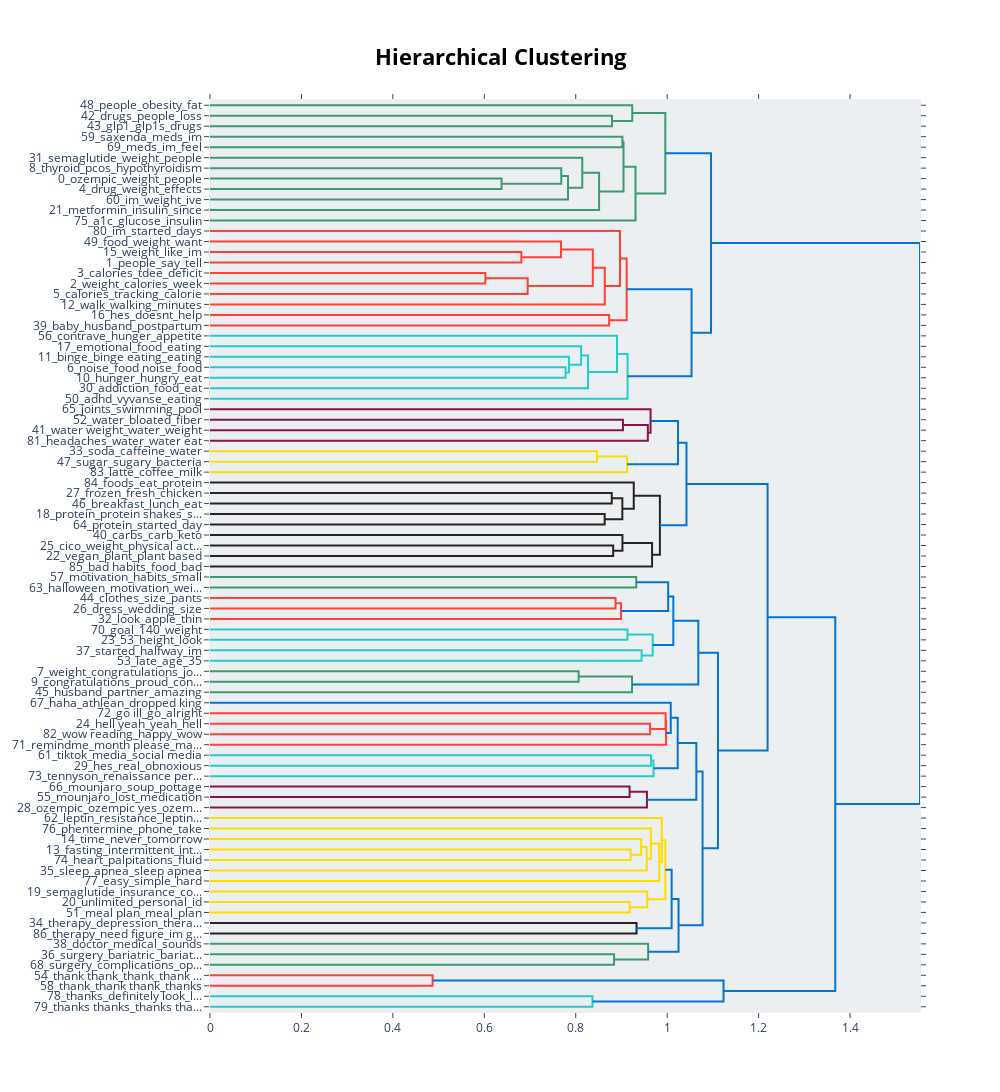

Notebook code for this chart:
### Code cell
model.visualize_hierarchy()

### Figure 1 — Plotly figure (JSON) as saved in the notebook; plotly's stock layout.template omitted (floating-point values rounded to 4 significant figures)
{"data": [{"hoverinfo": "text", "marker": {"color": "rgb(61,153,112)"}, "mode": "lines", "type": "scatter", "x": [0.0, 0.8793, 0.8793, 0.0], "xaxis": "x", "y": [-15.0, -15.0, -25.0, -25.0], "yaxis": "y"}, {"hoverinfo": "text", "marker": {"color": "rgb(61,153,112)"}, "mode": "lines", "type": "scatter", "x": [0.0, 0.9236, 0.9236, 0.8793], "xaxis": "x", "y": [-5.0, -5.0, -20.0, -20.0], "yaxis": "y"}, {"hoverinfo": "text", "marker": {"color": "rgb(61,153,112)"}, "mode": "lines", "type": "scatter", "x": [0.0, 0.902, 0.902, 0.0], "xaxis": "x", "y": [-35.0, -35.0, -45.0, -45.0], "yaxis": "y"}, {"hoverinfo": "text", "marker": {"color": "rgb(61,153,112)"}, "mode": "lines", "type": "scatter", "x": [0.0, 0.6377, 0.6377, 0.0], "xaxis": "x", "y": [-75.0, -75.0, -85.0, -85.0], "yaxis": "y"}, {"hoverinfo": "text", "marker": {"color": "rgb(61,153,112)"}, "mode": "lines", "type": "scatter", "x": [0.0, 0.7683, 0.7683, 0.6377], "xaxis": "x", "y": [-65.0, -65.0, -80.0, -80.0], "yaxis": "y"}, {"hoverinfo": "text", "marker": {"color": "rgb(61,153,112)"}, "mode": "lines", "type": "scatter", "x": [0.7683, 0.7831, 0.7831, 0.0], "xaxis": "x", "y": [-72.5, -72.5, -95.0, -95.0], "yaxis": "y"}, {"hoverinfo": "text", "marker": {"color": "rgb(61,153,112)"}, "mode": "lines", "type": "scatter", "x": [0.0, 0.8143, 0.8143, 0.7831], "xaxis": "x", "y": [-55.0, -55.0, -83.75, -83.75], "yaxis": "y"}, {"hoverinfo": "text", "marker": {"color": "rgb(61,153,112)"}, "mode": "lines", "type": "scatter", "x": [0.8143, 0.8511, 0.8511, 0.0], "xaxis": "x", "y": [-69.38, -69.38, -105.0, -105.0], "yaxis": "y"}, {"hoverinfo": "text", "marker": {"color": "rgb(61,153,112)"}, "mode": "lines", "type": "scatter", "x": [0.902, 0.9045, 0.9045, 0.8511], "xaxis": "x", "y": [-40.0, -40.0, -87.19, -87.19], "yaxis": "y"}, {"hoverinfo": "text", "marker": {"color": "rgb(61,153,112)"}, "mode": "lines", "type": "scatter", "x": [0.9045, 0.9308, 0.9308, 0.0], "xaxis": "x", "y": [-63.59, -63.59, -115.0, -115.0], "yaxis": "y"}, {"hoverinfo": "text", "marker": {"color": "rgb(61,153,112)"}, "mode": "lines", "type": "scatter", "x": [0.9236, 0.9959, 0.9959, 0.9308], "xaxis": "x", "y": [-12.5, -12.5, -89.3, -89.3], "yaxis": "y"}, {"hoverinfo": "text", "marker": {"color": "rgb(255,65,54)"}, "mode": "lines", "type": "scatter", "x": [0.0, 0.681, 0.681, 0.0], "xaxis": "x", "y": [-145.0, -145.0, -155.0, -155.0], "yaxis": "y"}, {"hoverinfo": "text", "marker": {"color": "rgb(255,65,54)"}, "mode": "lines", "type": "scatter", "x": [0.0, 0.7678, 0.7678, 0.681], "xaxis": "x", "y": [-135.0, -135.0, -150.0, -150.0], "yaxis": "y"}, {"hoverinfo": "text", "marker": {"color": "rgb(255,65,54)"}, "mode": "lines", "type": "scatter", "x": [0.0, 0.6023, 0.6023, 0.0], "xaxis": "x", "y": [-165.0, -165.0, -175.0, -175.0], "yaxis": "y"}, {"hoverinfo": "text", "marker": {"color": "rgb(255,65,54)"}, "mode": "lines", "type": "scatter", "x": [0.6023, 0.6949, 0.6949, 0.0], "xaxis": "x", "y": [-170.0, -170.0, -185.0, -185.0], "yaxis": "y"}, {"hoverinfo": "text", "marker": {"color": "rgb(255,65,54)"}, "mode": "lines", "type": "scatter", "x": [0.7678, 0.8373, 0.8373, 0.6949], "xaxis": "x", "y": [-142.5, -142.5, -177.5, -177.5], "yaxis": "y"}, {"hoverinfo": "text", "marker": {"color": "rgb(255,65,54)"}, "mode": "lines", "type": "scatter", "x": [0.8373, 0.8635, 0.8635, 0.0], "xaxis": "x", "y": [-160.0, -160.0, -195.0, -195.0], "yaxis": "y"}, {"hoverinfo": "text", "marker": {"color": "rgb(255,65,54)"}, "mode": "lines", "type": "scatter", "x": [0.0, 0.8968, 0.8968, 0.8635], "xaxis": "x", "y": [-125.0, -125.0, -177.5, -177.5], "yaxis": "y"}, {"hoverinfo": "text", "marker": {"color": "rgb(255,65,54)"}, "mode": "lines", "type": "scatter", "x": [0.0, 0.8731, 0.8731, 0.0], "xaxis": "x", "y": [-205.0, -205.0, -215.0, -215.0], "yaxis": "y"}, {"hoverinfo": "text", "marker": {"color": "rgb(255,65,54)"}, "mode": "lines", "type": "scatter", "x": [0.8968, 0.9114, 0.9114, 0.8731], "xaxis": "x", "y": [-151.2, -151.2, -210.0, -210.0], "yaxis": "y"}, {"hoverinfo": "text", "marker": {"color": "rgb(35,205,205)"}, "mode": "lines", "type": "scatter", "x": [0.0, 0.7778, 0.7778, 0.0], "xaxis": "x", "y": [-255.0, -255.0, -265.0, -265.0], "yaxis": "y"}, {"hoverinfo": "text", "marker": {"color": "rgb(35,205,205)"}, "mode": "lines", "type": "scatter", "x": [0.0, 0.7852, 0.7852, 0.7778], "xaxis": "x", "y": [-245.0, -245.0, -260.0, -260.0], "yaxis": "y"}, {"hoverinfo": "text", "marker": {"color": "rgb(35,205,205)"}, "mode": "lines", "type": "scatter", "x": [0.0, 0.8118, 0.8118, 0.7852], "xaxis": "x", "y": [-235.0, -235.0, -252.5, -252.5], "yaxis": "y"}, {"hoverinfo": "text", "marker": {"color": "rgb(35,205,205)"}, "mode": "lines", "type": "scatter", "x": [0.8118, 0.8269, 0.8269, 0.0], "xaxis": "x", "y": [-243.8, -243.8, -275.0, -275.0], "yaxis": "y"}, {"hoverinfo": "text", "marker": {"color": "rgb(35,205,205)"}, "mode": "lines", "type": "scatter", "x": [0.0, 0.8902, 0.8902, 0.8269], "xaxis": "x", "y": [-225.0, -225.0, -259.4, -259.4], "yaxis": "y"}, {"hoverinfo": "text", "marker": {"color": "rgb(35,205,205)"}, "mode": "lines", "type": "scatter", "x": [0.8902, 0.9134, 0.9134, 0.0], "xaxis": "x", "y": [-242.2, -242.2, -285.0, -285.0], "yaxis": "y"}, {"hoverinfo": "text", "marker": {"color": "rgb(0,116,217)"}, "mode": "lines", "type": "scatter", "x": [0.9114, 1.053, 1.053, 0.9134], "xaxis": "x", "y": [-180.6, -180.6, -263.6, -263.6], "yaxis": "y"}, {"hoverinfo": "text", "marker": {"color": "rgb(0,116,217)"}, "mode": "lines", "type": "scatter", "x": [0.9959, 1.096, 1.096, 1.053], "xaxis": "x", "y": [-50.9, -50.9, -222.1, -222.1], "yaxis": "y"}, {"hoverinfo": "text", "marker": {"color": "rgb(133,20,75)"}, "mode": "lines", "type": "scatter", "x": [0.0, 0.9032, 0.9032, 0.0], "xaxis": "x", "y": [-305.0, -305.0, -315.0, -315.0], "yaxis": "y"}, {"hoverinfo": "text", "marker": {"color": "rgb(133,20,75)"}, "mode": "lines", "type": "scatter", "x": [0.9032, 0.9577, 0.9577, 0.0], "xaxis": "x", "y": [-310.0, -310.0, -325.0, -325.0], "yaxis": "y"}, {"hoverinfo": "text", "marker": {"color": "rgb(133,20,75)"}, "mode": "lines", "type": "scatter", "x": [0.0, 0.9637, 0.9637, 0.9577], "xaxis": "x", "y": [-295.0, -295.0, -317.5, -317.5], "yaxis": "y"}, {"hoverinfo": "text", "marker": {"color": "rgb(255,220,0)"}, "mode": "lines", "type": "scatter", "x": [0.0, 0.8465, 0.8465, 0.0], "xaxis": "x", "y": [-335.0, -335.0, -345.0, -345.0], "yaxis": "y"}, {"hoverinfo": "text", "marker": {"color": "rgb(255,220,0)"}, "mode": "lines", "type": "scatter", "x": [0.8465, 0.9124, 0.9124, 0.0], "xaxis": "x", "y": [-340.0, -340.0, -355.0, -355.0], "yaxis": "y"}, {"hoverinfo": "text", "marker": {"color": "rgb(0,116,217)"}, "mode": "lines", "type": "scatter", "x": [0.9637, 1.024, 1.024, 0.9124], "xaxis": "x", "y": [-306.2, -306.2, -347.5, -347.5], "yaxis": "y"}, {"hoverinfo": "text", "marker": {"color": "rgb(40,35,35)"}, "mode": "lines", "type": "scatter", "x": [0.0, 0.8787, 0.8787, 0.0], "xaxis": "x", "y": [-375.0, -375.0, -385.0, -385.0], "yaxis": "y"}, {"hoverinfo": "text", "marker": {"color": "rgb(40,35,35)"}, "mode": "lines", "type": "scatter", "x": [0.0, 0.8633, 0.8633, 0.0], "xaxis": "x", "y": [-395.0, -395.0, -405.0, -405.0], "yaxis": "y"}, {"hoverinfo": "text", "marker": {"color": "rgb(40,35,35)"}, "mode": "lines", "type": "scatter", "x": [0.8787, 0.902, 0.902, 0.8633], "xaxis": "x", "y": [-380.0, -380.0, -400.0, -400.0], "yaxis": "y"}, {"hoverinfo": "text", "marker": {"color": "rgb(40,35,35)"}, "mode": "lines", "type": "scatter", "x": [0.0, 0.9269, 0.9269, 0.902], "xaxis": "x", "y": [-365.0, -365.0, -390.0, -390.0], "yaxis": "y"}, {"hoverinfo": "text", "marker": {"color": "rgb(40,35,35)"}, "mode": "lines", "type": "scatter", "x": [0.0, 0.8819, 0.8819, 0.0], "xaxis": "x", "y": [-425.0, -425.0, -435.0, -435.0], "yaxis": "y"}, {"hoverinfo": "text", "marker": {"color": "rgb(40,35,35)"}, "mode": "lines", "type": "scatter", "x": [0.0, 0.9021, 0.9021, 0.8819], "xaxis": "x", "y": [-415.0, -415.0, -430.0, -430.0], "yaxis": "y"}, {"hoverinfo": "text", "marker": {"color": "rgb(40,35,35)"}, "mode": "lines", "type": "scatter", "x": [0.9021, 0.9669, 0.9669, 0.0], "xaxis": "x", "y": [-422.5, -422.5, -445.0, -445.0], "yaxis": "y"}, {"hoverinfo": "text", "marker": {"color": "rgb(40,35,35)"}, "mode": "lines", "type": "scatter", "x": [0.9269, 0.9841, 0.9841, 0.9669], "xaxis": "x", "y": [-377.5, -377.5, -433.8, -433.8], "yaxis": "y"}, {"hoverinfo": "text", "marker": {"color": "rgb(0,116,217)"}, "mode": "lines", "type": "scatter", "x": [1.024, 1.042, 1.042, 0.9841], "xaxis": "x", "y": [-326.9, -326.9, -405.6, -405.6], "yaxis": "y"}, {"hoverinfo": "text", "marker": {"color": "rgb(61,153,112)"}, "mode": "lines", "type": "scatter", "x": [0.0, 0.9323, 0.9323, 0.0], "xaxis": "x", "y": [-455.0, -455.0, -465.0, -465.0], "yaxis": "y"}, {"hoverinfo": "text", "marker": {"color": "rgb(255,65,54)"}, "mode": "lines", "type": "scatter", "x": [0.0, 0.8871, 0.8871, 0.0], "xaxis": "x", "y": [-475.0, -475.0, -485.0, -485.0], "yaxis": "y"}, {"hoverinfo": "text", "marker": {"color": "rgb(255,65,54)"}, "mode": "lines", "type": "scatter", "x": [0.8871, 0.8991, 0.8991, 0.0], "xaxis": "x", "y": [-480.0, -480.0, -495.0, -495.0], "yaxis": "y"}, {"hoverinfo": "text", "marker": {"color": "rgb(0,116,217)"}, "mode": "lines", "type": "scatter", "x": [0.9323, 1.002, 1.002, 0.8991], "xaxis": "x", "y": [-460.0, -460.0, -487.5, -487.5], "yaxis": "y"}, {"hoverinfo": "text", "marker": {"color": "rgb(35,205,205)"}, "mode": "lines", "type": "scatter", "x": [0.0, 0.9131, 0.9131, 0.0], "xaxis": "x", "y": [-505.0, -505.0, -515.0, -515.0], "yaxis": "y"}, {"hoverinfo": "text", "marker": {"color": "rgb(35,205,205)"}, "mode": "lines", "type": "scatter", "x": [0.0, 0.944, 0.944, 0.0], "xaxis": "x", "y": [-525.0, -525.0, -535.0, -535.0], "yaxis": "y"}, {"hoverinfo": "text", "marker": {"color": "rgb(35,205,205)"}, "mode": "lines", "type": "scatter", "x": [0.9131, 0.9683, 0.9683, 0.944], "xaxis": "x", "y": [-510.0, -510.0, -530.0, -530.0], "yaxis": "y"}, {"hoverinfo": "text", "marker": {"color": "rgb(0,116,217)"}, "mode": "lines", "type": "scatter", "x": [1.002, 1.013, 1.013, 0.9683], "xaxis": "x", "y": [-473.8, -473.8, -520.0, -520.0], "yaxis": "y"}, {"hoverinfo": "text", "marker": {"color": "rgb(61,153,112)"}, "mode": "lines", "type": "scatter", "x": [0.0, 0.8062, 0.8062, 0.0], "xaxis": "x", "y": [-545.0, -545.0, -555.0, -555.0], "yaxis": "y"}, {"hoverinfo": "text", "marker": {"color": "rgb(61,153,112)"}, "mode": "lines", "type": "scatter", "x": [0.8062, 0.9231, 0.9231, 0.0], "xaxis": "x", "y": [-550.0, -550.0, -565.0, -565.0], "yaxis": "y"}, {"hoverinfo": "text", "marker": {"color": "rgb(0,116,217)"}, "mode": "lines", "type": "scatter", "x": [1.013, 1.068, 1.068, 0.9231], "xaxis": "x", "y": [-496.9, -496.9, -557.5, -557.5], "yaxis": "y"}, {"hoverinfo": "text", "marker": {"color": "rgb(255,65,54)"}, "mode": "lines", "type": "scatter", "x": [0.0, 0.9625, 0.9625, 0.0], "xaxis": "x", "y": [-595.0, -595.0, -605.0, -605.0], "yaxis": "y"}, {"hoverinfo": "text", "marker": {"color": "rgb(255,65,54)"}, "mode": "lines", "type": "scatter", "x": [0.0, 0.9965, 0.9965, 0.9625], "xaxis": "x", "y": [-585.0, -585.0, -600.0, -600.0], "yaxis": "y"}, {"hoverinfo": "text", "marker": {"color": "rgb(255,65,54)"}, "mode": "lines", "type": "scatter", "x": [0.9965, 0.9976, 0.9976, 0.0], "xaxis": "x", "y": [-592.5, -592.5, -615.0, -615.0], "yaxis": "y"}, {"hoverinfo": "text", "marker": {"color": "rgb(0,116,217)"}, "mode": "lines", "type": "scatter", "x": [0.0, 1.008, 1.008, 0.9976], "xaxis": "x", "y": [-575.0, -575.0, -603.8, -603.8], "yaxis": "y"}, {"hoverinfo": "text", "marker": {"color": "rgb(35,205,205)"}, "mode": "lines", "type": "scatter", "x": [0.0, 0.9647, 0.9647, 0.0], "xaxis": "x", "y": [-625.0, -625.0, -635.0, -635.0], "yaxis": "y"}, {"hoverinfo": "text", "marker": {"color": "rgb(35,205,205)"}, "mode": "lines", "type": "scatter", "x": [0.9647, 0.9701, 0.9701, 0.0], "xaxis": "x", "y": [-630.0, -630.0, -645.0, -645.0], "yaxis": "y"}, {"hoverinfo": "text", "marker": {"color": "rgb(0,116,217)"}, "mode": "lines", "type": "scatter", "x": [1.008, 1.023, 1.023, 0.9701], "xaxis": "x", "y": [-589.4, -589.4, -637.5, -637.5], "yaxis": "y"}, {"hoverinfo": "text", "marker": {"color": "rgb(133,20,75)"}, "mode": "lines", "type": "scatter", "x": [0.0, 0.9178, 0.9178, 0.0], "xaxis": "x", "y": [-655.0, -655.0, -665.0, -665.0], "yaxis": "y"}, {"hoverinfo": "text", "marker": {"color": "rgb(133,20,75)"}, "mode": "lines", "type": "scatter", "x": [0.9178, 0.9558, 0.9558, 0.0], "xaxis": "x", "y": [-660.0, -660.0, -675.0, -675.0], "yaxis": "y"}, {"hoverinfo": "text", "marker": {"color": "rgb(0,116,217)"}, "mode": "lines", "type": "scatter", "x": [1.023, 1.064, 1.064, 0.9558], "xaxis": "x", "y": [-613.4, -613.4, -667.5, -667.5], "yaxis": "y"}, {"hoverinfo": "text", "marker": {"color": "rgb(255,220,0)"}, "mode": "lines", "type": "scatter", "x": [0.0, 0.92, 0.92, 0.0], "xaxis": "x", "y": [-715.0, -715.0, -725.0, -725.0], "yaxis": "y"}, {"hoverinfo": "text", "marker": {"color": "rgb(255,220,0)"}, "mode": "lines", "type": "scatter", "x": [0.0, 0.9431, 0.9431, 0.92], "xaxis": "x", "y": [-705.0, -705.0, -720.0, -720.0], "yaxis": "y"}, {"hoverinfo": "text", "marker": {"color": "rgb(255,220,0)"}, "mode": "lines", "type": "scatter", "x": [0.9431, 0.9553, 0.9553, 0.0], "xaxis": "x", "y": [-712.5, -712.5, -735.0, -735.0], "yaxis": "y"}, {"hoverinfo": "text", "marker": {"color": "rgb(255,220,0)"}, "mode": "lines", "type": "scatter", "x": [0.0, 0.9644, 0.9644, 0.9553], "xaxis": "x", "y": [-695.0, -695.0, -723.8, -723.8], "yaxis": "y"}, {"hoverinfo": "text", "marker": {"color": "rgb(255,220,0)"}, "mode": "lines", "type": "scatter", "x": [0.9644, 0.9827, 0.9827, 0.0], "xaxis": "x", "y": [-709.4, -709.4, -745.0, -745.0], "yaxis": "y"}, {"hoverinfo": "text", "marker": {"color": "rgb(255,220,0)"}, "mode": "lines", "type": "scatter", "x": [0.0, 0.9883, 0.9883, 0.9827], "xaxis": "x", "y": [-685.0, -685.0, -727.2, -727.2], "yaxis": "y"}, {"hoverinfo": "text", "marker": {"color": "rgb(255,220,0)"}, "mode": "lines", "type": "scatter", "x": [0.0, 0.9179, 0.9179, 0.0], "xaxis": "x", "y": [-765.0, -765.0, -775.0, -775.0], "yaxis": "y"}, {"hoverinfo": "text", "marker": {"color": "rgb(255,220,0)"}, "mode": "lines", "type": "scatter", "x": [0.0, 0.9565, 0.9565, 0.9179], "xaxis": "x", "y": [-755.0, -755.0, -770.0, -770.0], "yaxis": "y"}, {"hoverinfo": "text", "marker": {"color": "rgb(255,220,0)"}, "mode": "lines", "type": "scatter", "x": [0.9883, 0.996, 0.996, 0.9565], "xaxis": "x", "y": [-706.1, -706.1, -762.5, -762.5], "yaxis": "y"}, {"hoverinfo": "text", "marker": {"color": "rgb(40,35,35)"}, "mode": "lines", "type": "scatter", "x": [0.0, 0.933, 0.933, 0.0], "xaxis": "x", "y": [-785.0, -785.0, -795.0, -795.0], "yaxis": "y"}, {"hoverinfo": "text", "marker": {"color": "rgb(0,116,217)"}, "mode": "lines", "type": "scatter", "x": [0.996, 1.01, 1.01, 0.933], "xaxis": "x", "y": [-734.3, -734.3, -790.0, -790.0], "yaxis": "y"}, {"hoverinfo": "text", "marker": {"color": "rgb(61,153,112)"}, "mode": "lines", "type": "scatter", "x": [0.0, 0.8838, 0.8838, 0.0], "xaxis": "x", "y": [-815.0, -815.0, -825.0, -825.0], "yaxis": "y"}, {"hoverinfo": "text", "marker": {"color": "rgb(61,153,112)"}, "mode": "lines", "type": "scatter", "x": [0.0, 0.9583, 0.9583, 0.8838], "xaxis": "x", "y": [-805.0, -805.0, -820.0, -820.0], "yaxis": "y"}, {"hoverinfo": "text", "marker": {"color": "rgb(0,116,217)"}, "mode": "lines", "type": "scatter", "x": [1.01, 1.025, 1.025, 0.9583], "xaxis": "x", "y": [-762.1, -762.1, -812.5, -812.5], "yaxis": "y"}, {"hoverinfo": "text", "marker": {"color": "rgb(0,116,217)"}, "mode": "lines", "type": "scatter", "x": [1.064, 1.077, 1.077, 1.025], "xaxis": "x", "y": [-640.5, -640.5, -787.3, -787.3], "yaxis": "y"}, {"hoverinfo": "text", "marker": {"color": "rgb(0,116,217)"}, "mode": "lines", "type": "scatter", "x": [1.068, 1.111, 1.111, 1.077], "xaxis": "x", "y": [-527.2, -527.2, -713.9, -713.9], "yaxis": "y"}, {"hoverinfo": "text", "marker": {"color": "rgb(0,116,217)"}, "mode": "lines", "type": "scatter", "x": [1.042, 1.22, 1.22, 1.111], "xaxis": "x", "y": [-366.2, -366.2, -620.5, -620.5], "yaxis": "y"}, {"hoverinfo": "text", "marker": {"color": "rgb(255,65,54)"}, "mode": "lines", "type": "scatter", "x": [0.0, 0.4869, 0.4869, 0.0], "xaxis": "x", "y": [-835.0, -835.0, -845.0, -845.0], "yaxis": "y"}, {"hoverinfo": "text", "marker": {"color": "rgb(35,205,205)"}, "mode": "lines", "type": "scatter", "x": [0.0, 0.8366, 0.8366, 0.0], "xaxis": "x", "y": [-855.0, -855.0, -865.0, -865.0], "yaxis": "y"}, {"hoverinfo": "text", "marker": {"color": "rgb(0,116,217)"}, "mode": "lines", "type": "scatter", "x": [0.4869, 1.123, 1.123, 0.8366], "xaxis": "x", "y": [-840.0, -840.0, -860.0, -860.0], "yaxis": "y"}, {"hoverinfo": "text", "marker": {"color": "rgb(0,116,217)"}, "mode": "lines", "type": "scatter", "x": [1.22, 1.368, 1.368, 1.123], "xaxis": "x", "y": [-493.4, -493.4, -850.0, -850.0], "yaxis": "y"}, {"hoverinfo": "text", "marker": {"color": "rgb(0,116,217)"}, "mode": "lines", "type": "scatter", "x": [1.096, 1.553, 1.553, 1.368], "xaxis": "x", "y": [-136.5, -136.5, -671.7, -671.7], "yaxis": "y"}], "layout": {"autosize": false, "height": 1505, "hoverlabel": {"bgcolor": "white", "font": {"family": "Rockwell", "size": 16}}, "hovermode": "closest", "plot_bgcolor": "#ECEFF1", "showlegend": false, "title": {"font": {"color": "Black", "size": 22}, "text": "<b>Hierarchical Clustering</b>", "x": 0.5, "xanchor": "center", "yanchor": "top"}, "width": 1000, "xaxis": {"mirror": "allticks", "rangemode": "tozero", "showgrid": false, "showline": true, "showticklabels": true, "ticks": "outside", "type": "linear", "zeroline": false}, "yaxis": {"mirror": "allticks", "range": [-870, 0], "rangemode": "tozero", "showgrid": false, "showline": true, "showticklabels": true, "tickmode": "array", "ticks": "outside", "ticktext": ["48_people_obesity_fat", "42_drugs_people_loss", "43_glp1_glp1s_drugs", "59_saxenda_meds_im", "69_meds_im_feel", "31_semaglutide_weight_people", "8_thyroid_pcos_hypothyroidism", "0_ozempic_weight_people", "4_drug_weight_effects", "60_im_weight_ive", "21_metformin_insulin_since", "75_a1c_glucose_insulin", "80_im_started_days", "49_food_weight_want", "15_weight_like_im", "1_people_say_tell", "3_calories_tdee_deficit", "2_weight_calories_week", "5_calories_tracking_calorie", "12_walk_walking_minutes", "16_hes_doesnt_help", "39_baby_husband_postpartum", "56_contrave_hunger_appetite", "17_emotional_food_eating", "11_binge_binge eating_eating", "6_noise_food noise_food", "10_hunger_hungry_eat", "30_addiction_food_eat", "50_adhd_vyvanse_eating", "65_joints_swimming_pool", "52_water_bloated_fiber", "41_water weight_water_weight", "81_headaches_water_water eat", "33_soda_caffeine_water", "47_sugar_sugary_bacteria", "83_latte_coffee_milk", "84_foods_eat_protein", "27_frozen_fresh_chicken", "46_breakfast_lunch_eat", "18_protein_protein shakes_s...", "64_protein_started_day", "40_carbs_carb_keto", "25_cico_weight_physical act...", "22_vegan_plant_plant based", "85_bad habits_food_bad", "57_motivation_habits_small", "63_halloween_motivation_wei...", "44_clothes_size_pants", "26_dress_wedding_size", "32_look_apple_thin", "70_goal_140_weight", "23_53_height_look", "37_started_halfway_im", "53_late_age_35", "7_weight_congratulations_jo...", "9_congratulations_proud_con...", "45_husband_partner_amazing", "67_haha_athlean_dropped king", "72_go ill_go_alright", "24_hell yeah_yeah_hell", "82_wow reading_happy_wow", "71_remindme_month please_ma...", "61_tiktok_media_social media", "29_hes_real_obnoxious", "73_tennyson_renaissance per...", "66_mounjaro_soup_pottage", "55_mounjaro_lost_medication", "28_ozempic_ozempic yes_ozem...", "62_leptin_resistance_leptin...", "76_phentermine_phone_take", "14_time_never_tomorrow", "13_fasting_intermittent_int...", "74_heart_palpitations_fluid", "35_sleep_apnea_sleep apnea", "77_easy_simple_hard", "19_semaglutide_insurance_co...", "20_unlimited_personal_id", "51_meal plan_meal_plan", "34_therapy_depression_thera...", "86_therapy_need figure_im g...", "38_doctor_medical_sounds", "36_surgery_bariatric_bariat...", "68_surgery_complications_op...", "54_thank thank_thank_thank ...", "58_thank_thank thank_thanks", "78_thanks_definitely look_l...", "79_thanks thanks_thanks tha..."], "tickvals": [-5, -15, -25, -35, -45, -55, -65, -75, -85, -95, -105, -115, -125, -135, -145, -155, -165, -175, -185, -195, -205, -215, -225, -235, -245, -255, -265, -275, -285, -295, -305, -315, -325, -335, -345, -355, -365, -375, -385, -395, -405, -415, -425, -435, -445, -455, -465, -475, -485, -495, -505, -515, -525, -535, -545, -555, -565, -575, -585, -595, -605, -615, -625, -635, -645, -655, -665, -675, -685, -695, -705, -715, -725, -735, -745, -755, -765, -775, -785, -795, -805, -815, -825, -835, -845, -855, -865], "type": "linear", "zeroline": false}}}
